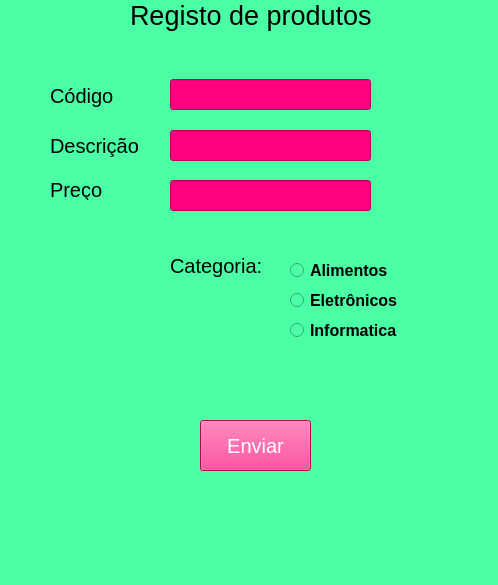
<?xml version="1.0" encoding="UTF-8"?>
<ui version="4.0">
 <class>MainWindow</class>
 <widget class="QMainWindow" name="MainWindow">
  <property name="geometry">
   <rect>
    <x>0</x>
    <y>0</y>
    <width>498</width>
    <height>585</height>
   </rect>
  </property>
  <property name="windowTitle">
  <!--Nome do formulário-->
   <string>Formulário</string>
  </property>
  <property name="styleSheet">
  <!--Cor de fundo-->
   <string notr="true">background-color: rgb(75, 255, 165);
</string>
  </property>
  <widget class="QWidget" name="centralwidget">
   <widget class="QPushButton" name="pushButton">
    <property name="geometry">
     <rect>
      <x>200</x>
      <y>420</y>
      <width>111</width>
      <height>51</height>
     </rect>
    </property>
    <property name="font">
     <font>
      <pointsize>15</pointsize>
     </font>
    </property>
    <property name="styleSheet">
    <!--Cor de fundo do Botão-->
     <string notr="true">background-color: rgb(255, 7, 115);
<!--Cor das Letras do Botão-->
color: rgb(255, 255, 255);</string>
    </property>
    <property name="text">
      <!--Texto do botão-->
     <string>Enviar</string>
    </property>
   </widget>
   <widget class="QLabel" name="label">
    <property name="geometry">
     <rect>
      <x>50</x>
      <y>80</y>
      <width>81</width>
      <height>31</height>
     </rect>
    </property>
    <property name="font">
     <font>
      <pointsize>15</pointsize>
     </font>
    </property>
    <property name="text">
     <string>Código</string>
    </property>
   </widget>
   <widget class="QLabel" name="label_2">
    <property name="geometry">
     <rect>
      <x>50</x>
      <y>130</y>
      <width>91</width>
      <height>31</height>
     </rect>
    </property>
    <property name="font">
     <font>
      <pointsize>15</pointsize>
     </font>
    </property>
    <property name="text">
     <string>Descrição</string>
    </property>
   </widget>
   <widget class="QLabel" name="label_3">
    <property name="geometry">
     <rect>
      <x>50</x>
      <y>180</y>
      <width>71</width>
      <height>20</height>
     </rect>
    </property>
    <property name="font">
     <font>
      <pointsize>15</pointsize>
     </font>
    </property>
    <property name="text">
     <string>Preço</string>
    </property>
   </widget>
   <widget class="QLineEdit" name="lineEdit">
    <property name="geometry">
     <rect>
      <x>170</x>
      <y>79</y>
      <width>201</width>
      <height>31</height>
     </rect>
    </property>
    <property name="font">
     <font>
      <pointsize>12</pointsize>
     </font>
    </property>
    <property name="styleSheet">
    <!--Cor da TextBox Código-->
     <string notr="true">background-color: rgb(255, 0, 127);</string>
    </property>
   </widget>
   <widget class="QLineEdit" name="lineEdit_2">
    <property name="geometry">
     <rect>
      <x>170</x>
      <y>130</y>
      <width>201</width>
      <height>31</height>
     </rect>
    </property>
    <property name="font">
     <font>
      <pointsize>12</pointsize>
     </font>
    </property>
    <property name="styleSheet">
    <!--Cor da TextBox Descrição-->
     <string notr="true">background-color: rgb(255, 0, 127);</string>
    </property>
   </widget>
   <widget class="QLineEdit" name="lineEdit_3">
    <property name="geometry">
     <rect>
      <x>170</x>
      <y>180</y>
      <width>201</width>
      <height>31</height>
     </rect>
    </property>
    <property name="font">
     <font>
      <pointsize>12</pointsize>
     </font>
    </property>
    <property name="styleSheet">
    <!--Cor da TextBox Preço-->
     <string notr="true">background-color: rgb(255, 0, 127);</string>
    </property>
   </widget>
   <widget class="QRadioButton" name="radioButton">
    <property name="geometry">
     <rect>
      <x>290</x>
      <y>290</y>
      <width>111</width>
      <height>21</height>
     </rect>
    </property>
    <property name="font">
     <font>
      <pointsize>12</pointsize>
      <weight>75</weight>
      <bold>true</bold>
     </font>
    </property>
    <property name="text">
     <string>Eletrônicos</string>
    </property>
   </widget>
   <widget class="QRadioButton" name="radioButton_2">
    <property name="geometry">
     <rect>
      <x>290</x>
      <y>320</y>
      <width>121</width>
      <height>21</height>
     </rect>
    </property>
    <property name="font">
     <font>
      <pointsize>12</pointsize>
      <weight>75</weight>
      <bold>true</bold>
     </font>
    </property>
    <property name="text">
     <string>Informatica</string>
    </property>
   </widget>
   <widget class="QRadioButton" name="radioButton_3">
    <property name="geometry">
     <rect>
      <x>290</x>
      <y>260</y>
      <width>101</width>
      <height>21</height>
     </rect>
    </property>
    <property name="font">
     <font>
      <pointsize>12</pointsize>
      <weight>75</weight>
      <bold>true</bold>
     </font>
    </property>
    <property name="text">
     <string>Alimentos</string>
    </property>
   </widget>
   <widget class="QLabel" name="label_4">
    <property name="geometry">
     <rect>
      <x>130</x>
      <y>0</y>
      <width>271</width>
      <height>31</height>
     </rect>
    </property>
    <property name="font">
     <font>
      <pointsize>20</pointsize>
     </font>
    </property>
    <property name="styleSheet">
    <!--Cor do titulo-->
     <string notr="true">color: rgb(0, 0, 0);</string>
    </property>
    <property name="text">
     <string>Registo de produtos</string>
    </property>
   </widget>
   <widget class="QLabel" name="label_5">
    <property name="geometry">
     <rect>
      <x>170</x>
      <y>250</y>
      <width>101</width>
      <height>31</height>
     </rect>
    </property>
    <property name="font">
     <font>
      <pointsize>15</pointsize>
     </font>
    </property>
    <property name="text">
     <string>Categoria:</string>
    </property>
   </widget>
  </widget>
  <widget class="QMenuBar" name="menubar">
   <property name="geometry">
    <rect>
     <x>0</x>
     <y>0</y>
     <width>498</width>
     <height>21</height>
    </rect>
   </property>
  </widget>
  <widget class="QStatusBar" name="statusbar"/>
 </widget>
 <resources/>
 <connections/>
</ui>
